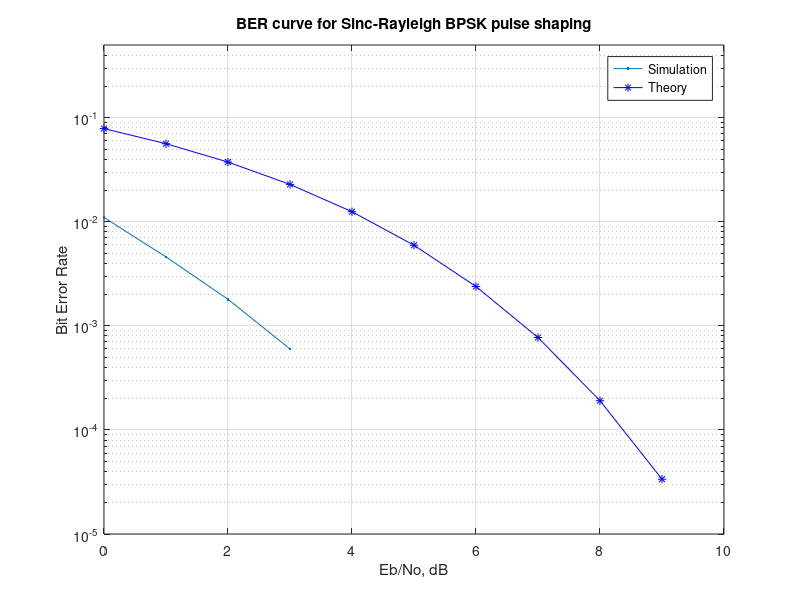

MATLAB code to generate this figure:
% PRABHAT KUMAR RAI --- EE18MTECH01005
% PROBLEM  -- BPSK WITH SINC PULSE-- RAYLEIGH SHAPING & RECEPTION WITH MATCHED FILTER

clear all; close all; clc;

% input signal generation with 0 or 1
N = 10000; tap = 10;
x_in = rand(1,N) > 0.5; 

% bpsk generation 
x_bpsk = 2 * x_in - 1; % conversion into bpsk bits i.e. (1 or -1)

% upsampling the bpsk signal
samp_fact = 9;
x_up = upsample( x_bpsk, samp_fact );  

% sinc pulse shaping
ray = 1/sqrt( 2*tap )*( randn( 1, tap ) + 1i*randn( 1, tap ) );
%lin = linspace( -50, 50, 21 );
%lin=-10*a:(a*1/2):10*a;    
lin = -2:0.5:2;
sinc_y1 = sinc( lin );
sinc_y  = sinc_y1 / norm( sinc_y1 );
new_y1 = conv( ray, sinc_y );
new_y = new_y1/norm(new_y1);
sinc_ray_shap = conv( x_up, new_y ); % sinc pulse shaping

%-----NOISE GENERATION & ADDITION TO SIGNAl
noise = randn( 1, length( sinc_ray_shap ) );
comp_noise = 1/sqrt(2)*( noise + 1i*noise ); % guassian noise mean=0 variance=1 (approximately)
Eb_No_dB = [ 0 : 9 ]; % different Eb/N values

for r = 1:length( Eb_No_dB )
    
    % Noise addition
    corrp = sinc_ray_shap + 10^( -Eb_No_dB(r)/20 )*comp_noise;
    
    %----Matched filter
    match = conj( fliplr( new_y ));
    h_match = conv( match, corrp );
    
    % choosing only best samples of length l*N
    h_match = real( h_match );
    
    h_best = h_match( ( ( length( h_match )/2 + 1 )-( samp_fact*N/2 ) ):( ( length( h_match )/2 ) + ( samp_fact*N/2 ) ) );  

    % down sampling
    k_down = downsample( h_best, samp_fact );   % down sampling by 2

    % Demodulating the signal
    x_out = k_down > 0;
    
    % calculating the number of bit errors
    nError( r ) = biterr( x_in , x_out );
    simulation_Ber = nError/N; % simulated ber
end
semilogy( Eb_No_dB, simulation_Ber, '.-' ); hold on;
theory_Ber = 0.5*erfc( sqrt( 10.^( Eb_No_dB/10 ) ) ); % theoretical ber 
semilogy( Eb_No_dB, theory_Ber, 'b*-' ); hold on;
legend( 'Simulation', 'Theory' ); xlabel( 'Eb/No, dB' );
axis( [0 10 10^-5 0.5] ); grid on; ylabel( 'Bit Error Rate' ); 
title( 'BER curve for Sinc-Rayleigh BPSK pulse shaping' );

